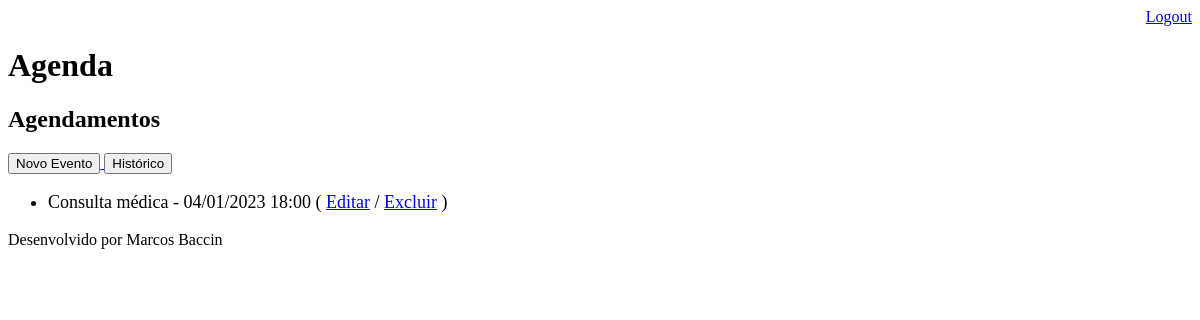
Before: /agenda/ (signed in) with the older database file.
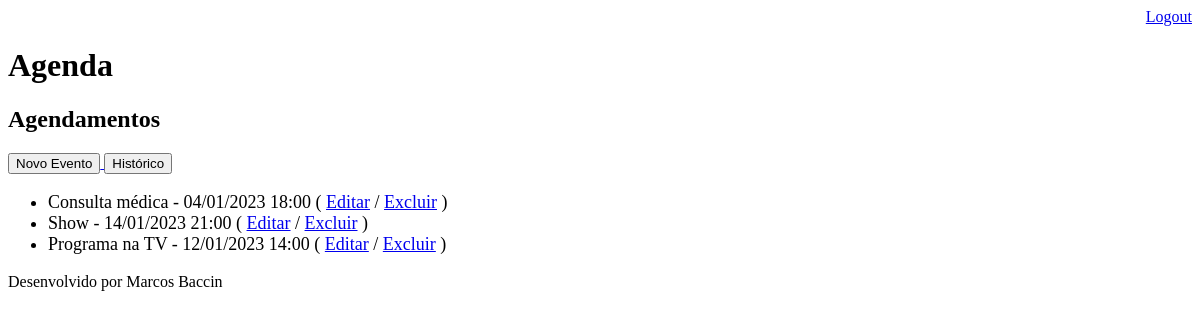
After: the same page with the newer database file.
### core/models.py (models this page shows, shortened)
class Evento(models.Model):
    titulo = models.CharField(max_length=100)
    local = models.CharField(max_length=100, blank=True, null=True)
    descricao = models.TextField(blank=True, null=True)
    data_evento = models.DateTimeField(verbose_name='Data do Evento')
    data_criacao = models.DateField(auto_now=True)
    usuario = models.ForeignKey(User, on_delete=models.CASCADE)
    class Meta:
        db_table = 'evento'
    def get_data_evento(self):
        return self.data_evento.strftime('%d/%m/%Y %H:%M')
    def get_evento_atrasado(self):
        if self.data_evento < datetime.now():
            return True
        else:
            return False
    def get_evento_a_comecar(self):
        if self.data_evento > datetime.now():
            dif = self.data_evento - datetime.now()
            if dif.total_seconds() / 3600 <= 1:
                return True
        else:
            return False

### core/views.py (the view)
# urls.py: path('agenda/', views.lista_eventos),
@login_required(login_url='/login/')
def lista_eventos(request):
    usuario = request.user
    data_atual = datetime.now() - timedelta(hours=1)
    evento = Evento.objects.filter(usuario=usuario,
                                   data_evento__gt=data_atual)
    dados = {'eventos': evento}
    return render(request, 'agenda.html', dados)

### templates/agenda.html (shortened to what this page needs)
{% extends "model-page.html" %}
{% block content %}
    <h2>Agendamentos</h2>
    <a href="evento/">
        <button type="button">Novo Evento</button>
    </a>
    <a href="historico/">
        <button type="button">Histórico</button>
    </a>
    <ul style="font-size: 18px">
        {% for evento in eventos %}
            <li>
                <div style=
                           >
                    {{ evento.titulo }} - {{ evento.get_data_evento }}
                    ( <a href="evento/?id={{ evento.id }}">Editar</a>
                    / <a href="evento/delete/{{ evento.id }}/">Excluir</a> )
                </div>
            </li>
        {% endfor %}
    </ul>
{% endblock %}

Changed rows visible on the page:
added Evento: titulo "Show", get_data_evento "14/01/2023 21:00"
added Evento: titulo "Programa na TV", get_data_evento "12/01/2023 14:00"
